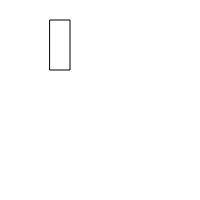
Frame 1 (no input)
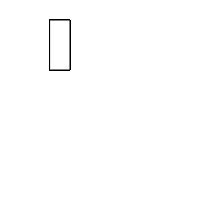
Frame 60 (no input)
Frame 120 (the mouse pressed at the canvas centre since frame 60): identical to frame 60, image omitted

The p5.js sketch that drew these frames (run headless with seeded random() and noise() and a simulated clock; from frame 60 on, the mouse is pressed at the canvas centre):

// p5.js sketch
// ── sketch.js
function setup() {
  // put setup code here
    createCanvas(200, 200);
}

function draw() {
  // put drawing code here
    rect(50, 20, 20, 50);
}
